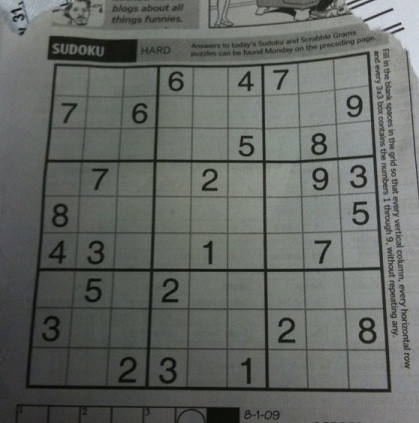
#> input picture sudoku.png, 419 x 423 px
$ python final_project.py
#> lines starting #> are read from the running program, lines starting #| are printed output that depends on the picture; after the words box and inside, x2 and y2 are one past the last pixel; in counts of white or black regions, pixels touching at a corner belong together
import cv2
import numpy as np


kernel = np.array([
    [0, 1, 0],
    [1, 1, 1],
    [0, 1, 0]
], np.uint8)


def preprocess_img(img):
    outerBox = cv2.GaussianBlur(img, (11, 11), 0)
    outerBox = cv2.adaptiveThreshold(
        outerBox, 255, cv2.ADAPTIVE_THRESH_MEAN_C, cv2.THRESH_BINARY, 5, 2)
    outerBox = cv2.bitwise_not(outerBox)
    outerBox = cv2.dilate(outerBox, kernel)
    return outerBox


def merge_related_lines(lines, img):
    for current in lines:
        current = current[0]

        if current[0] == 0 and current[1] == -100:
            continue

        p1 = current[0]
        theta1 = current[1]

        pt1current, pt2current = {x: 0, y: 0}, {x: 0, y: 0}
        if np.pi * 45 / 180 < theta1 < np.pi * 135 / 180:
            pt1current[x] = 0
            pt1current[y] = p1 / np.sin(theta1)

            pt2current[x] = img.shape[1]
            pt2current[y] = -pt2current[x] / np.tan(theta1) + p1 / np.sin(theta1)

        else:
            pt1current[y] = 0
            pt2current[x] = p1 / np.cos(theta1)

            pt2current[y] = img.shape[0]
            pt2current[x] = - pt2current[y] / np.tan(theta1) + p1 / np.cos(theta1)

        for pos in lines:
            pos = pos[0]
            if np.all(pos == current):
                continue
            if abs(pos[0] - current[0]) < 20 and abs(pos[1] - current[1]) < np.pi * 10 / 180:
                p = pos[0]
                theta = pos[1]

                pt1, pt2 = {x: 0, y: 0}, {x: 0, y: 0}
                if np.pi * 45 / 180 < pos[1] < np.pi * 135 / 180:
                    pt1[x] = 0
                    pt1[y] = p / np.sin(theta)

                    pt2[x] = img.shape[1]
                    pt2[y] = -pt2[x] / np.tan(theta) + p / np.sin(theta)
                else:
                    pt1[y] = 0
                    pt1[x] = p / np.cos(theta)

                    pt2[y] = img.shape[0]
                    pt2[x] = -pt2[y] / np.tan(theta) + p / np.cos(theta)

                if (pt1current[x] - pt1[x]) ** 2 + (pt1current[y] - pt1[y]) ** 2 < 64 * 64 and (
                        pt2current[x] - pt2[x]) ** 2 + (pt2current[y] - pt2[y]) ** 2 < 64 ** 2:
                    current[0] = (current[0] + pos[0]) / 2
                    current[1] = (current[1] + pos[1]) / 2

                    pos[0] = 0
                    pos[1] = -100


def draw_line(line, img, rgb=(0, 0, 255)):
    if line[1] != 0:
        m = int(round(-1 / np.tan(line[1])))
        c = int(round(line[0] / np.sin(line[1])))
        cv2.line(img, (0, c), (img.shape[1], m * img.shape[0] + c), rgb, 1)
    else:
        cv2.line(img, (int(line[0]), 0), (int(line[0]), img.shape[0]), rgb, 1)


def drawLine(img, lines):
    clone = img.copy()
    lines = np.squeeze(lines)

    for rho, theta in lines:
        a = np.cos(theta)
        b = np.sin(theta)
        x0 = a * rho
        y0 = b * rho
        x1 = int(x0 + 1000 * (-b))
        y1 = int(y0 + 1000 * a)
        x2 = int(x0 - 1000 * (-b))
        y2 = int(y0 - 1000 * a)
        cv2.line(clone, (x1, y1), (x2, y2), (0, 0, 255))

    return clone


img = cv2.imread("sudoku.png", 0)
#> img: shape (423, 419); min 3, max 221, mean 101.8

# preprocess image
outerBox = preprocess_img(img)
#> in preprocess_img, `outerBox = cv2.adaptiveThreshold( outerBox, 255, cv2.ADAPTIVE_THRESH_M..`:
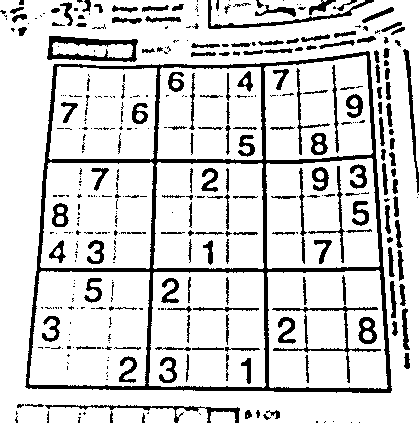
#> outerBox: shape (423, 419); 83.5% white; 399 black regions (224 under 20 px), largest, box (x1, y1, x2, y2) and area: (25, 51, 392, 393) 10120, (47, 36, 138, 62) 1016, (272, 306, 381, 383) 772
#> in preprocess_img, `outerBox = cv2.dilate(outerBox, kernel)`: outerBox: shape (423, 419); 27.2% white; 179 white regions (36 under 20 px), largest, box (x1, y1, x2, y2) and area: (24, 50, 393, 394) 15255, (271, 274, 382, 384) 1795, (207, 0, 375, 30) 1715
#cv2.imwrite("step_1.jpg", outerBox)
# finding the biggest blob
count = 0
max = -1
maxPt = (0, 0)
h, w = outerBox.shape
#> h = 423; w = 419

for y in range(h):
    row = outerBox[y]
    for x in range(w):
        if row[x] >= 128:
            area = cv2.floodFill(outerBox, None, (x, y), 64)
            if area[0] > max:
                maxPt = (x, y)
                max = area[0]
#> after the loop, max = 15255; maxPt = (366, 50)

cv2.floodFill(outerBox, None, maxPt, (255, 255, 255))
#> outerBox: shape (423, 419); min 0, max 255, mean 33.9

for y in range(h):
    row = outerBox[y]
    for x in range(w):
        if row[x] == 64 and x != maxPt[0] and y != maxPt[1]:
            area = cv2.floodFill(outerBox, None, (x, y), (0, 0, 0))
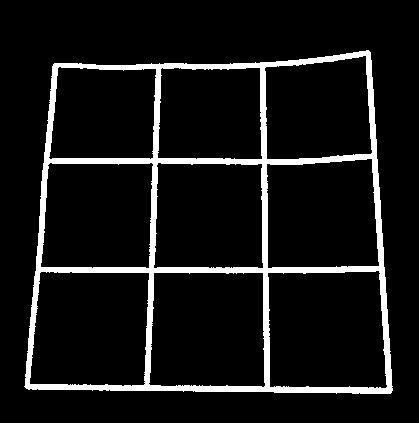
#> outerBox: shape (423, 419); 8.6% white; 1 white region, box (x1, y1, x2, y2) and area: (24, 50, 393, 394) 15255

cv2.erode(outerBox, kernel)

# ---------------------------------------------------------------------------------
# detecting lines
lines = cv2.HoughLines(outerBox, 1, np.pi / 180, 200)
#> lines = 38 rows, first 8: [385, 1.59], [388, 1.57], [268, 1.57], [-362, 3.07], [-366, 3.09], [273, 1.55], [164, 1.55], [-262, 3.12]

# merge related lines
merge_related_lines(lines, img)
#> the loop in merge_related_lines, `for current in lines:` made 38 passes
#> (p1, theta1) on passes 1, 3, 4, 5, 7, 8, 10, 11, 12, 13, 15, 17: (385, 1.59), (268, 1.57), (-362, 3.07), (-366, 3.09), (164, 1.55), (-262, 3.12), (159, 0.0349), (161, 0.0349), (61, 0.0873), (264, 0), (164, 0.0524), (64, 0.105)
#> after the loop in merge_related_lines, `for current in lines:`: pos = [170, 0.0698]
for line in lines:
    draw_line(line[0], outerBox, (255, 0, 0))
#> this loop made 38 passes
#> (line, m in draw_line, c in draw_line) on passes 1 to 12: ([[387.8, 1.58]], 0, 388), ([[0, -100]], -2, 0), ([[273.1, 1.56]], 0, 273), ([[-362, 3.07]], 14, -5189), ([[-366, 3.09]], 19, -6993), ([[0, -100]], -2, 0), ([[159.2, 1.58]], 0, 159), ([[-262, 3.12]], 57, -15012), ([[0, -100]], -2, 0), ([[159, 0.0349]], -29, 4556), ([[161, 0.0349]], -29, 4613), ([[60, 0.0873]], -11, 688)

# --------------------------------------------------------------------------------
topEdge = [1000, 1000]
bottomEdge = [-1000, -1000]
leftEged = [1000, 1000]
rightEdge = [-1000, -1000]

topYIntercept, topXIntercept = 100000, 0
bottomYIntercept, bottomXIntercept = 0, 0
leftXIntercept, leftYIntercept = 100000, 0
rightXIntercept, rightYIntercept = 0, 0

for line in lines:
    current = line[0]
    r, theta = current[0], current[1]

    if r == 0 and theta == -100:
        continue

    xIntercept, yIntercept = r / np.cos(theta), r / (np.sin(theta) * np.cos(theta))

    try:
        if np.pi * 80 / 180 < theta < np.pi * 100 / 180:
            if r < topEdge[0]:
                topEdge = current

            if r > bottomEdge[0]:
                bottomEdge = current

        elif theta < np.pi * 10 / 180 or theta > np.pi * 170 / 180:
            if xIntercept > rightXIntercept:
                rightEdge = current
                rightXIntercept = xIntercept
            elif xIntercept <= leftXIntercept:
                leftEdge = current
                leftXIntercept = xIntercept
    except ZeroDivisionError:
        continue
#> this loop made 38 passes
#> (r, theta, xIntercept, yIntercept, rightXIntercept) on passes 4, 5, 31, 37: (-362, 3.07, 362.9, 5202.2, 362.9), (-366, 3.09, 366.5, 7002.9, 366.5), (-370, 3.11, 370.2, 10608.3, 370.2), (-372, 3.11, 372.2, 10665.7, 372.2)
#> (r, theta, xIntercept, yIntercept, leftXIntercept) on passes 8, 10, 12, 19: (-262, 3.12, 262, 15014.5, 262), (159, 0.0349, 159.1, 4558.7, 159.1), (60, 0.0873, 60.23, 691.1, 60.23), (56, 0.0698, 56.14, 804.8, 56.14)
#> after the loop, leftXIntercept = 56.14; rightXIntercept = 372.2

draw_line(topEdge, img, (0, 0, 0))
draw_line(bottomEdge, img, (0, 0, 0))
draw_line(leftEdge, img, (0, 0, 0))
draw_line(rightEdge, img, (0, 0, 0))

# --------------------------------------------------------------------------------------------
# --------------------- create 4 finds surround the puzzles --------------------------------
left1, left2, right1, right2, bottom1, bottom2, top1, top2 = [0, 0], [0, 0], [0, 0], [0, 0], [0, 0], [0, 0], [0, 0], [0,
                                                                                                                      0]
h, w = outerBox.shape

if leftEdge[1] != 0:
    left1[0] = 0
    left2[0] = w
    left1[1] = leftEdge[0] / np.sin(leftEdge[1])
    left2[1] = - left2[0] / np.tan(leftEdge[1]) + left1[1]
else:
    left1[1] = 0
    left1[0] = leftEdge[0] / np.cos(leftEdge[1])
    left2[1] = h
    left2[0] = left1[0] - h * np.tan(leftEdge[1])

if rightEdge[1] != 0:
    right1[0] = 0
    right1[1] = rightEdge[0] / np.sin(rightEdge[1])
    right2[0] = w
    right2[1] = - right2[0] / np.tan(rightEdge[1]) + right1[1]
else:
    right1[1] = 0
    right1[0] = rightEdge[0] / np.sin(rightEdge[1])
    right2[1] = h
    right2[0] = right1[0] - h * np.tan(rightEdge[1])

bottom1[0] = 0
bottom1[1] = bottomEdge[0] / np.sin(bottomEdge[1])
bottom2[0] = w
bottom2[1] = - bottom2[0] / np.tan(bottomEdge[1]) + bottom1[1]

top1[0] = 0
top1[1] = topEdge[0] / np.sin(topEdge[1])
top2[0] = w
top2[1] = -top2[0] / np.tan(topEdge[1]) + top1[1]

# find intersect of 4 edges
leftA = left2[1] - left1[1]
#> leftA = -5992
leftB = left1[0] - left2[0]
#> leftB = -419
leftC = leftA * left1[0] + leftB * left1[1]
#> leftC = -336370.2

rightA = right2[1] - right1[1]
#> rightA = 11998.6
rightB = right1[0] - right2[0]
#> rightB = -419
rightC = rightA * right1[0] + rightB * right1[1]
#> rightC = 4466202

topA = top2[1] - top1[1]
#> topA = -3.2
topB = top1[0] - top2[0]
#> topB = -419
topC = topA * top1[0] + topB * top1[1]
#> topC = -28230.9

bottomA = bottom2[1] - bottom1[1]
#> bottomA = 2.29
bottomB = bottom1[0] - bottom2[0]
#> bottomB = -419
bottomC = bottomA * bottom1[0] + bottomB * bottom1[1]
#> bottomC = -162495.9

# intersect of left and top
detTopLeft = leftA * topB - topA * leftB
#> detTopLeft = 2509298.9
ptTopLeft = (int(round((topB * leftC - leftB * topC) / detTopLeft)),
             int(round((leftA * topC - topA * leftC) / detTopLeft)))
#> ptTopLeft = (51, 67)

# intersect of top and right
detTopRight = rightA * topB - rightB * topA
#> detTopRight = -5028756.1
ptTopRight = (int(round((topB * rightC - rightB * topC) / detTopRight)),
              int(round((rightA * topC - topA * rightC) / detTopRight)))
#> ptTopRight = (374, 65)

# intersect of right and bottom
detBottomRight = rightA * bottomB - rightB * bottomA
#> detBottomRight = -5026458
ptBottomRight = (int(round((bottomB * rightC - rightB * bottomC) / detBottomRight)),
                 int(round((rightA * bottomC - bottomA * rightC) / detBottomRight)))
#> ptBottomRight = (386, 390)

# intersect of left and bottom
detBottomLeft = leftA * bottomB - leftB * bottomA
#> detBottomLeft = 2511597
ptBottomLeft = (int(round((bottomB * leftC - leftB * bottomC) / detBottomLeft)),
                int(round((leftA * bottomC - bottomA * leftC) / detBottomLeft)))
#> ptBottomLeft = (29, 388)

# -----------------------
cv2.line(img, ptTopRight, ptTopRight, (0, 0, 255), 10)
cv2.line(img, ptTopLeft, ptTopLeft, (0, 0, 255), 10)
#> img: shape (423, 419); min 0, max 221, mean 101
cv2.line(img, ptBottomRight, ptBottomRight, (0, 0, 255), 10)
#> img: shape (423, 419); min 0, max 221, mean 100.9
cv2.line(img, ptBottomLeft, ptBottomLeft, (0, 0, 255), 10)
#> img: shape (423, 419); min 0, max 221, mean 100.9

# -----------------------------------------------------------------------------------------
# find the longest edge of puzzle
maxLength = (ptBottomLeft[0] - ptBottomRight[0]) ** 2 + (ptBottomLeft[1] - ptBottomRight[1]) ** 2
#> maxLength = 127453
temp = (ptTopRight[0] - ptBottomRight[0]) ** 2 + (ptTopRight[1] - ptBottomRight[1]) ** 2
#> temp = 105769

if temp > maxLength:
    maxLength = temp

temp = (ptTopRight[0] - ptTopLeft[0]) ** 2 + (ptTopRight[1] - ptTopLeft[1]) ** 2
#> temp = 104333
if temp > maxLength:
    maxLength = temp

temp = (ptBottomLeft[0] - ptTopLeft[0]) ** 2 + (ptBottomLeft[1] - ptTopLeft[1]) ** 2
#> temp = 103525
if temp > maxLength:
    maxLength = temp

maxLength = int(np.sqrt(maxLength))
#> maxLength = 357

src = [ptTopLeft, ptTopRight, ptBottomRight, ptBottomLeft]
#> src = [(51, 67), (374, 65), (386, 390), (29, 388)]
src = np.array([list(i) for i in src], np.float32)
#> src = [[51, 67], [374, 65], [386, 390], [29, 388]]
dst = np.array([[0, 0], [maxLength - 1, 0], [maxLength - 1, maxLength - 1], [0, maxLength - 1]], np.float32)
#> dst = [[0, 0], [356, 0], [356, 356], [0, 356]]

transform_perspective = cv2.getPerspectiveTransform(src, dst)
#> transform_perspective = [[1.14, 0.0783, -63.55], [0.00778, 1.26, -84.54], [3.97e-05, 0.000337, 1]]
undistorted = cv2.warpPerspective(img, transform_perspective, (maxLength, maxLength))

# --------------------------------------------------------------
output_img = cv2.warpPerspective(
    img, transform_perspective, (maxLength, maxLength)
)

output_img = preprocess_img(output_img)
#> in preprocess_img (call 2), `outerBox = cv2.adaptiveThreshold( outerBox, 255, cv2.ADAPTIVE_THRESH_M..`:
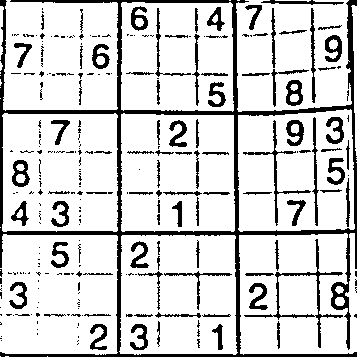
#> outerBox: shape (357, 357); 82.8% white; 266 black regions (174 under 20 px), largest, box (x1, y1, x2, y2) and area: (0, 0, 357, 357) 9727, (244, 239, 343, 348) 749, (243, 120, 311, 226) 464
#> in preprocess_img (call 2), `outerBox = cv2.dilate(outerBox, kernel)`: outerBox: shape (357, 357); 28.1% white; 106 white regions (25 under 20 px), largest, box (x1, y1, x2, y2) and area: (0, 0, 357, 357) 16890, (242, 116, 343, 227) 1622, (126, 118, 231, 227) 1479

cv2.imwrite("output.jpg", output_img)

# ---------------------------------------------------------------------------------------------
# grid = cv2.cvtColor(undistorted, cv2.COLOR_RGB2GRAY)
grid = cv2.bitwise_not(
    cv2.adaptiveThreshold(undistorted, 255, cv2.ADAPTIVE_THRESH_GAUSSIAN_C, cv2.THRESH_BINARY, 101, 1))
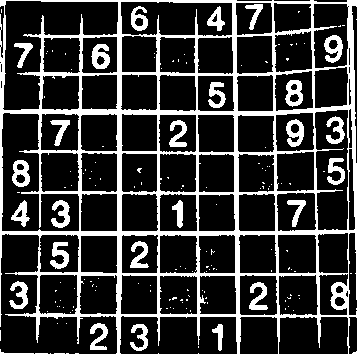
#> grid: shape (357, 357); 22.4% white; 156 white regions (130 under 20 px), largest, box (x1, y1, x2, y2) and area: (0, 0, 357, 357) 21991, (324, 35, 343, 63) 307, (91, 44, 110, 69) 306
edge_h, edge_w = np.shape(grid)
#> edge_h = 357; edge_w = 357
celledge_h, celledge_w = edge_h // 9, edge_w // 9
#> celledge_h = 39; celledge_w = 39

temp_grid = []
for i in range(celledge_h, edge_h + 1, celledge_h):
    for j in range(celledge_w, edge_w + 1, celledge_w):
        rows = grid[i - celledge_h:i]
        temp_grid.append([rows[k][j - celledge_w: j] for k in range(len(rows))])
#> after the loop, temp_grid = 81 items

# creating the 9x9 grid of images
final_grid = []
for i in range(0, len(temp_grid) - 8, 9):
    final_grid.append(temp_grid[i:i + 9])
#> this loop made 9 passes
#> i on passes 2 to 9: 9, 18, 27, 36, 45, 54, 63, 72
#> after the loop, final_grid = 9 items

# converting all the cell images to np.array
for i in range(9):
    for j in range(9):
        final_grid[i][j] = np.array(final_grid[i][j])

for i in range(9):
    for j in range(9):
        cv2.imwrite(str("BoardCells/cell" + str(i) + str(j) + ".jpg"), final_grid[i][j])
#> this loop made 9 passes
#> pass 1, `cv2.imwrite(str("BoardCells/cell" + str(i) + str(j) + ".jpg"), final_g..`:
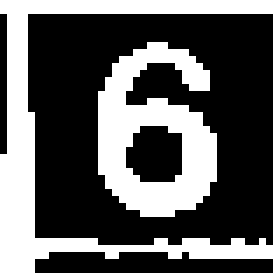
#> saved as cell03.jpg: shape (39, 39) (shown 7 times larger); 35.7% white; 2 white regions, box (x1, y1, x2, y2) and area: (0, 0, 39, 39) 299, (14, 6, 31, 31) 244


def recognize_digit(img):
    # neu so pixel > 0 nhieu -> co so
    white = np.sum(img > 0)
    black = np.sum(img == 0)
    return white / black > 0.275


digits = []
i = 0
for images in final_grid:
    d = []
    for image in images:
        d.append('x' if recognize_digit(image) else "  ")
    digits.append(d)
#> this loop made 9 passes
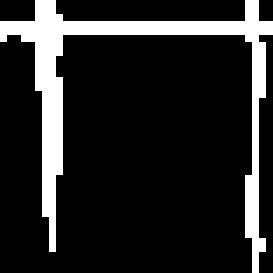
#> image: shape (39, 39) (shown 7 times larger); 15.3% white in thin lines or dots
#> after the loop, digits = 9 items

# cv2.imshow("undistorted", undistorted)

f = open('output.txt', 'a')
for digit in digits:
    for d in digit:
        f.write(d)
    f.write("\n")
#> this loop made 9 passes
#> digit on passes 1 to 9: ['  ', '  ', '  ', 'x', '  ', 'x', 'x', 'x', 'x'], ['x', '  ', 'x', '  ', '  ', '  ', '  ', '  ', 'x'], ['  ', '  ', 'x', 'x', '  ', 'x', '  ', 'x', 'x'], ['  ', 'x', '  ', '  ', 'x', '  ', '  ', 'x', 'x'], ['x', '  ', '  ', '  ', '  ', '  ', '  ', '  ', 'x'], ['x', 'x', '  ', '  ', 'x', '  ', '  ', 'x', '  '], ['  ', 'x', '  ', 'x', '  ', '  ', '  ', '  ', '  '], ['x', '  ', '  ', '  ', '  ', '  ', 'x', '  ', 'x'], ['  ', '  ', 'x', 'x', '  ', 'x', '  ', '  ', '  ']
f.close()


# ----------------------------------------------------------------------------------
# step 4: 9x9 grid
def draw_grid(img, grid_shape, color=(225, 0, 0), thickness=1):
#> called with color = (225, 0, 0), thickness = 1
    h, w = img.shape
#> h = 357; w = 357
    rows, cols = grid_shape
    dy, dx = h / rows, w / cols
#> dy = 39.67; dx = 39.67

    for x in np.linspace(start=dx, stop=w - dx, num=cols):
        x = int(round(x) + x * 0.1)
        cv2.line(img, (x, 0), (x, h), color=color, thickness=thickness)
#> img: shape (357, 357)

    for y in np.linspace(start=dy, stop=h - dy, num=rows):
        y = int(round(y) + y * 0.1)
        cv2.line(img, (0, y), (w, y), color=color, thickness=thickness)
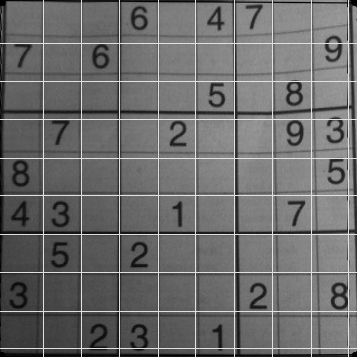
#> img: shape (357, 357); min 0, max 225, mean 107.6

    return img


final_img = draw_grid(undistorted, [9, 9])
# cv2.imshow("step 4", final_img)
cv2.waitKey(0)
